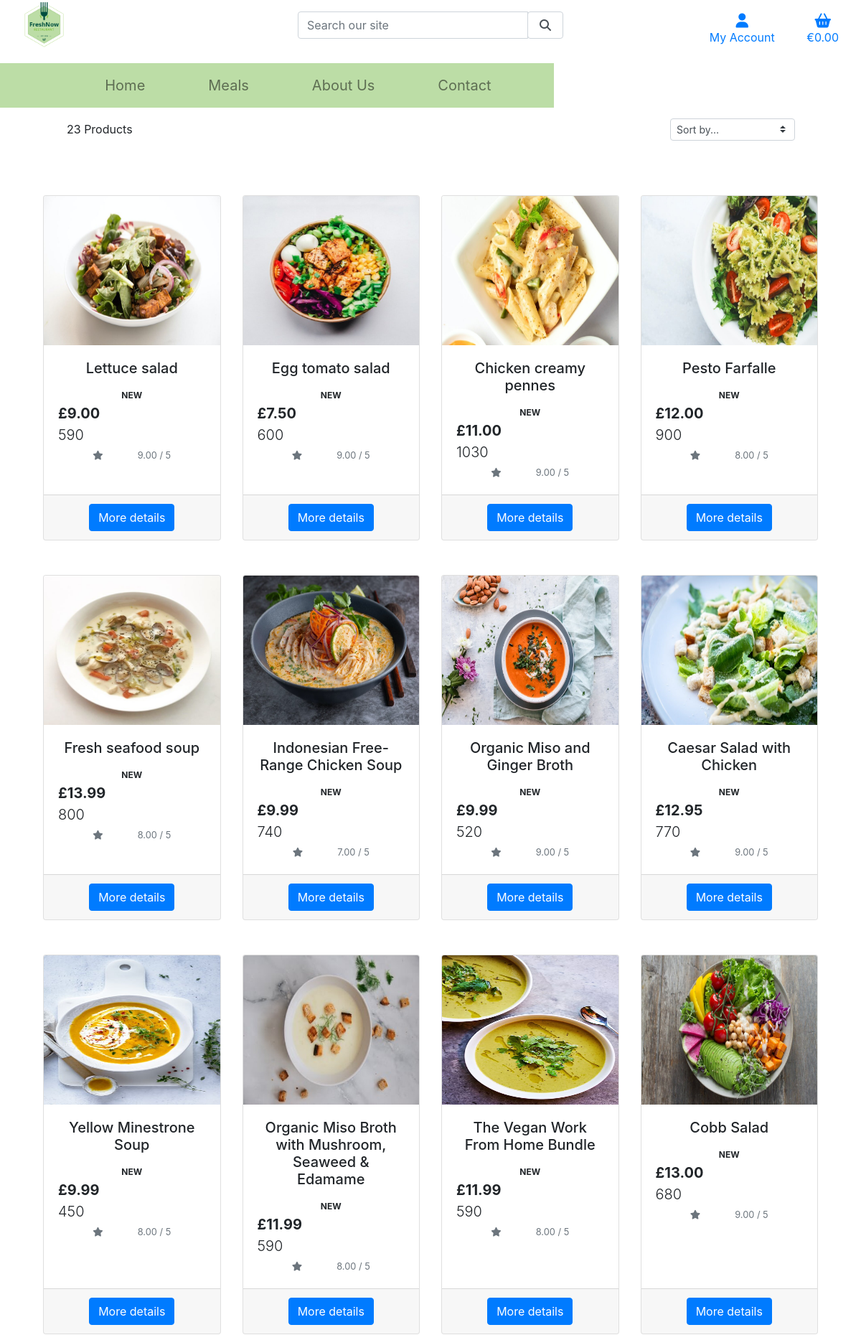
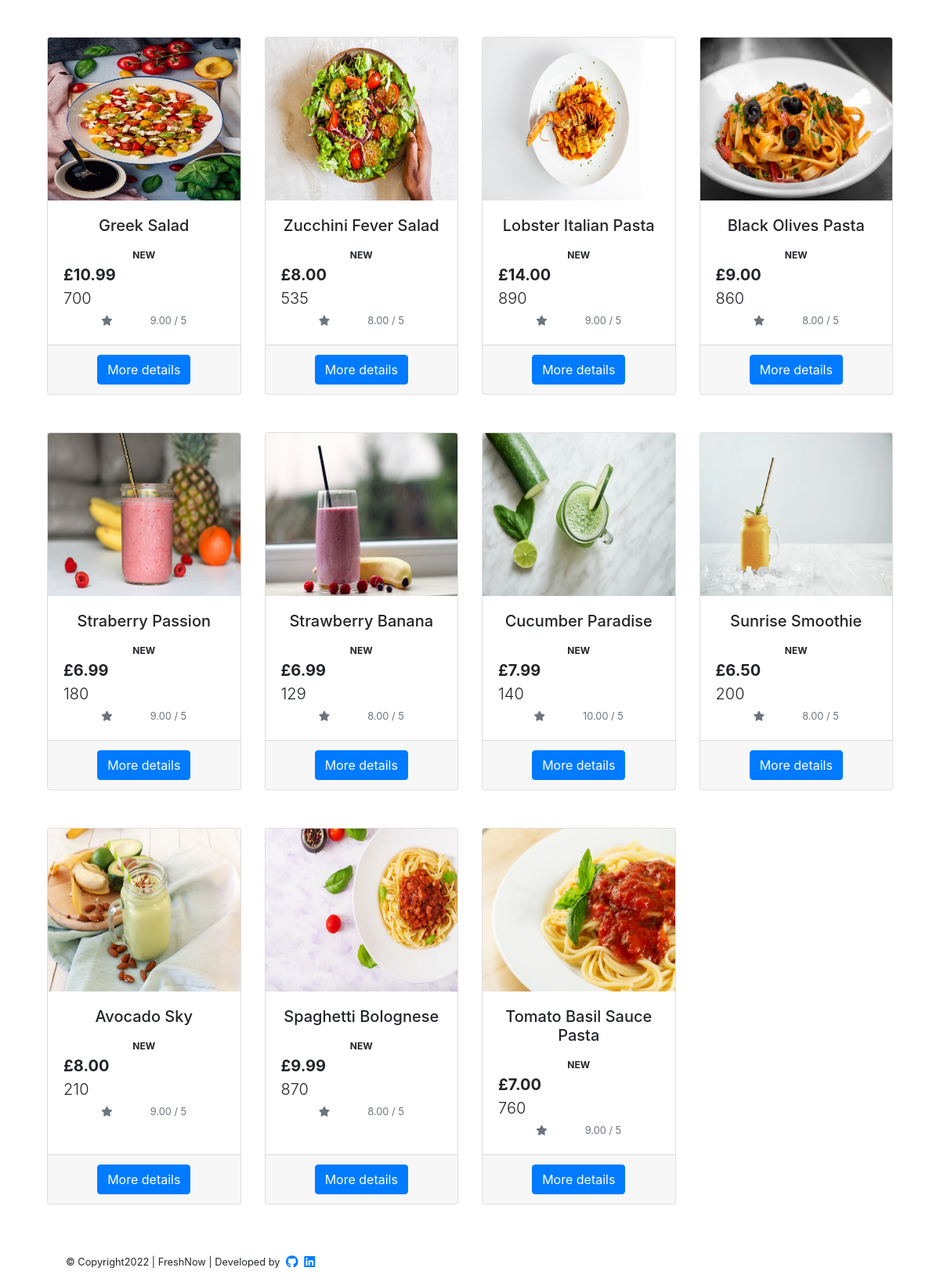
Screenshot of /products/ with the database file from the repository (2 pictures, top to bottom).
### products/models.py (models this page shows, shortened)
class Product(models.Model):
    category = models.ForeignKey(
        'Category', null=True, blank=True, on_delete=models.SET_NULL)
    sku = models.CharField(max_length=254, null=True, blank=True)
    name = models.CharField(max_length=254)
    description = models.TextField()
    price = models.DecimalField(max_digits=6, decimal_places=2)
    rating = models.DecimalField(
        max_digits=6, decimal_places=2, null=True, blank=True)
    image = models.ImageField(null=True, blank=True)
    calories= models.DecimalField(
        max_digits=6, null=True, blank=True, decimal_places=0)
    label = models.CharField(choices=LABEL_CHOICES, max_length=1, default=False)
    is_spicy = models.BooleanField(default=False, null=True, blank=True)

### products/views.py (the view, shortened to what this page needs)
# urls.py: path('', views.all_products, name='products'),
def all_products(request):
    products = Product.objects.all()
    query = None
    categories = None
    sort = None
    direction = None
    current_sorting = f'{sort}_{direction}'
    context = {
        'products': products,
        'search_term': query,
        'current_categories': categories,
        'current_sorting': current_sorting,
    }
    return render(request, 'products/products.html', context)

### bag/contexts.py (called while the page is built, shortened)
def bag_contents(request):
    bag_items = []
    total = 0
    product_count = 0
    bag = request.session.get('bag', {})
    if total < settings.FREE_DELIVERY_THRESHOLD:
        delivery = total * Decimal(settings.STANDARD_DELIVERY_PERCENTAGE / 100)
        free_delivery_delta = settings.FREE_DELIVERY_THRESHOLD - total
    else:
        delivery = 0
        free_delivery_delta = 0
    grand_total = delivery + total
    context = {
        'bag_items': bag_items,
        'total': total,
        'product_count': product_count,
        'delivery': delivery,
        'free_delivery_delta': free_delivery_delta,
        'free_delivery_threshold': settings.FREE_DELIVERY_THRESHOLD,
        'grand_total': grand_total,
    }
    return context

### products/contexts.py (called while the page is built)
def all_categories(request):
    category_list = Category.objects.all()
    context = {
        'category_list': category_list,
    }
    return context

### products/templates/products/products.html (shortened to what this page needs)
{% extends "base.html" %}
{% load static %}
{% block page_header %}
    <div class="container header-container mt-5">
        <div class="row">
            <div class="col mt-5">
                <h1>Products</h1>
        </div>
    </div>
{% endblock %}
{% block content %}
   <div class="row mb-3">
    <div class="col-sm-12 col-md-7 ml-lg-5">
        <p class="green-muted mt-3 text-left">
            {{ products|length }} Products{% if search_term %} found for <strong>"{{ search_term }}"</strong>{% endif %}
        </p>
    </div>
    <div class="col-sm-12 col-md-6 col-lg-4 my-auto d-flex justify-content-center justify-content-md-end">
        <div class="sort-select-wrapper-sort-by">
            <select name="sort-selector" id="sort-selector" class="custom-select custom-select-sm border-green green">
                <option value="reset" {% if current_sorting == 'None_None' %}selected{% endif %}>Sort by...</option>
            </select>
        </div>
    </div>
</div>
    <div class="container-fluid mt-5">
        <div class="row">
            <div class="col text-center mt-3">
                    <div class="row row-cols-1 row-cols-md-3 g-4">
                    {% for product in products %}
                        <div class="col-sm-6 col-md-6 col-lg-4 col-xl-3 mb-5">
                            <div class="card h-100" style="width:auto;">
                                {% if product.image %}
                                <img class="card-img-top img-fluid" style="width: 20rem; height: 13rem;" src="{{ product.image.url }}" alt="{{ product.name }}">
                                {% else %}
                                <img class="card-img-top img-fluid" src="{{ MEDIA_URL }}noimage.png" alt="{{ product.name }}">
                                {% endif %}
                                <div class="card-body">
                                  <h5 class="card-title">{{ product.name }} </h5>
                                  <span class="badge badge-pill bg-{{ product.get_label_display }}">NEW</span>
                                  <p class="lead mb-0 text-left font-weight-bold">£{{ product.price }} </p>
                                  <p class="lead mb-0 text-left">{{ product.calories }}
                                  <div class="text-center">
                                  {% if product.rating %}
                                    <small class="text-muted text-right"><i class="fas fa-star mr-5"></i>{{ product.rating }} / 5</small>
                                  {% else %}
                                    <small class="text-muted text-right">No Rating</small>
                                  {% endif %}
                                  </div>
                                 </div>
                                <div class="card-footer">
                                    <a href="{% url 'product_detail' product.id %}" class="btn btn-primary">More details</a>
                                  </div>
                              </div>
                           </div>
                    {% endfor %}
                </div>
            </div>
        </div>
    </div>
{% endblock %}

### static/css/base.css (style rules this page uses)
html { height: 100%; scroll-behavior: smooth; }

### rows the page displays
Product: image (picture), name "Lettuce salad", price "9.00", calories "590", rating "9.00"
Product: image (picture), name "Egg tomato salad", price "7.50", calories "600", rating "9.00"
Product: image (picture), name "Chicken creamy pennes", price "11.00", calories "1030", rating "9.00"
Product: image (picture), name "Pesto Farfalle", price "12.00", calories "900", rating "8.00"
Product: image (picture), name "Fresh seafood soup", price "13.99", calories "800", rating "8.00"
Product: image (picture), name "Indonesian Free-Range Chicken Soup", price "9.99", calories "740", rating "7.00"
Product: image (picture), name "Organic Miso and Ginger Broth", price "9.99", calories "520", rating "9.00"
Product: image (picture), name "Caesar Salad with Chicken", price "12.95", calories "770", rating "9.00"
Product: image (picture), name "Yellow Minestrone Soup", price "9.99", calories "450", rating "8.00"
Product: image (picture), name "Organic Miso Broth with Mushroom, Seaweed & Edamame", price "11.99", calories "590", rating "8.00"
Product: image (picture), name "The Vegan Work From Home Bundle", price "11.99", calories "590", rating "8.00"
Product: image (picture), name "Cobb Salad", price "13.00", calories "680", rating "9.00"
Product: image (picture), name "Greek Salad", price "10.99", calories "700", rating "9.00"
Product: image (picture), name "Zucchini Fever Salad", price "8.00", calories "535", rating "8.00"
Product: image (picture), name "Lobster Italian Pasta", price "14.00", calories "890", rating "9.00"
Product: image (picture), name "Black Olives Pasta", price "9.00", calories "860", rating "8.00"
Product: image (picture), name "Straberry Passion", price "6.99", calories "180", rating "9.00"
Product: image (picture), name "Strawberry Banana", price "6.99", calories "129", rating "8.00"
Product: image (picture), name "Cucumber Paradise", price "7.99", calories "140", rating "10.00"
Product: image (picture), name "Sunrise Smoothie", price "6.50", calories "200", rating "8.00"
Product: image (picture), name "Avocado Sky", price "8.00", calories "210", rating "9.00"
Product: image (picture), name "Spaghetti Bolognese", price "9.99", calories "870", rating "8.00"
Product: image (picture), name "Tomato Basil Sauce Pasta", price "7.00", calories "760", rating "9.00"

### other values shown
{{ products|length }} "23"
